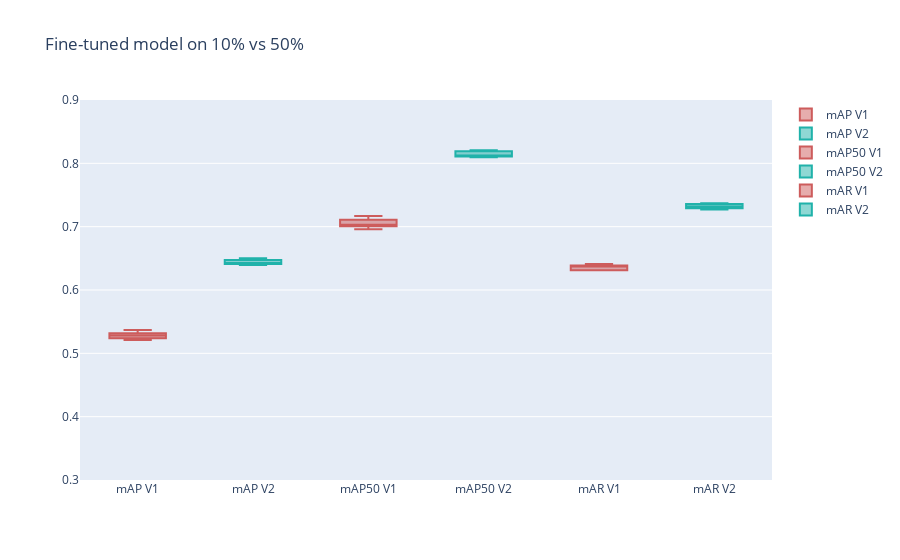

The notebook cell this image was saved under:
### Code cell
fig = performance_plot(f"Fine-tuned model on 10% vs 50%", mean_ap_base, mean_ap_50_base, mean_ar_base, mean_ap_new, mean_ap_50_new, mean_ar_new, y_range=[0.3, 0.9])
fig.show()

### Figure 1 — Plotly figure (JSON) as saved in the notebook; plotly's stock layout.template omitted (floating-point values rounded to 4 significant figures)
{"data": [{"marker": {"color": "indianred"}, "name": "mAP V1", "type": "box", "y": [0.528, 0.525, 0.521, 0.53, 0.537]}, {"marker": {"color": "lightseagreen"}, "name": "mAP V2", "type": "box", "y": [0.6394, 0.6424, 0.6417, 0.6503, 0.6463]}, {"marker": {"color": "indianred"}, "name": "mAP50 V1", "type": "box", "y": [0.703, 0.702, 0.696, 0.709, 0.717]}, {"marker": {"color": "lightseagreen"}, "name": "mAP50 V2", "type": "box", "y": [0.811, 0.8123, 0.8098, 0.8208, 0.8187]}, {"marker": {"color": "indianred"}, "name": "mAR V1", "type": "box", "y": [0.641, 0.631, 0.631, 0.638, 0.638]}, {"marker": {"color": "lightseagreen"}, "name": "mAR V2", "type": "box", "y": [0.7318, 0.727, 0.7355, 0.7371, 0.7299]}], "layout": {"title": {"text": "Fine-tuned model on 10% vs 50%"}, "yaxis": {"range": [0.3, 0.9]}}}
